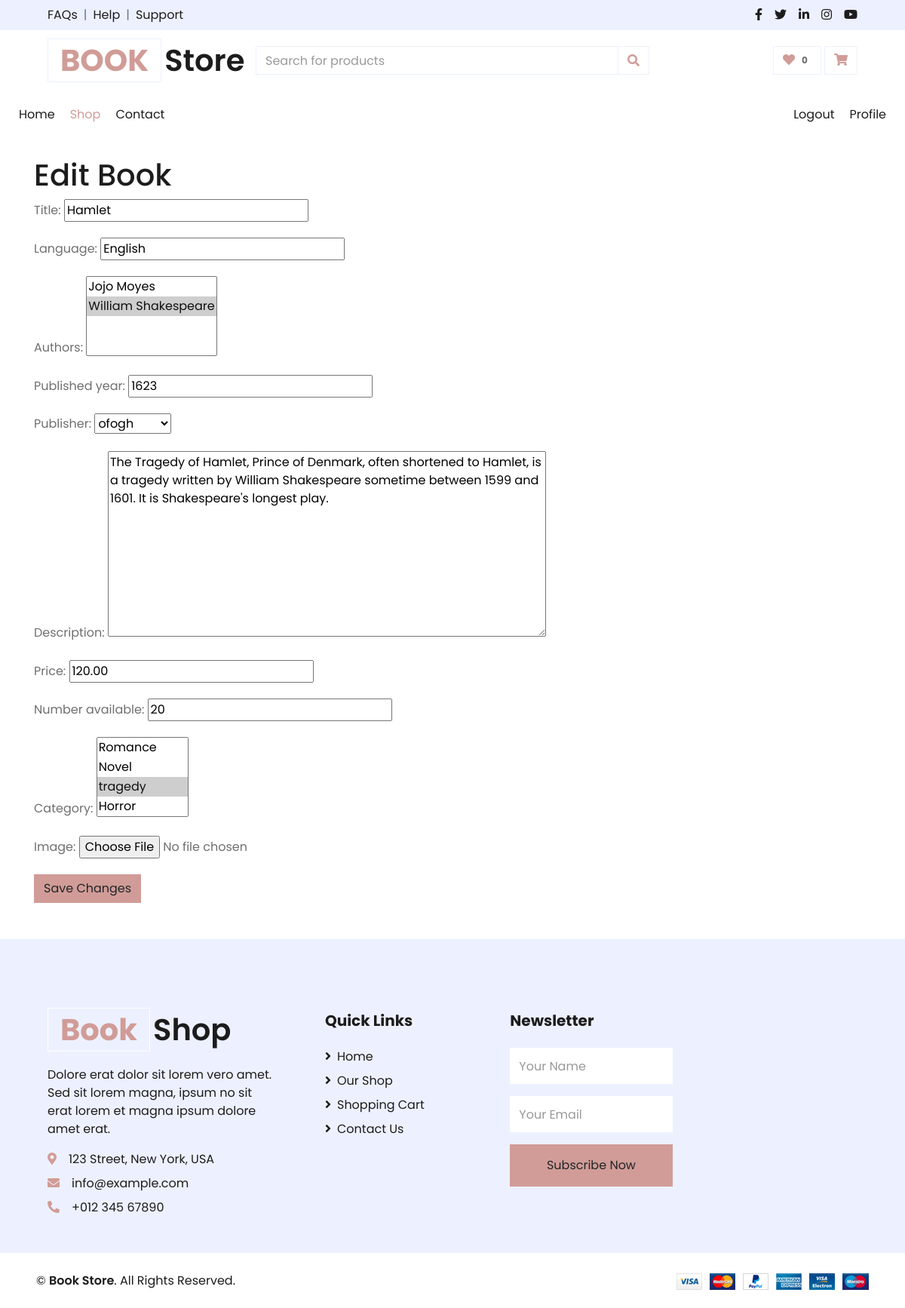
/book/update/1/ (signed in), run on the app's committed database.
### store/models.py (models this page shows, shortened)
class Book(models.Model):
    STATUS_CHOICES=(
        ("A", "Available"),
        ("N","NonExistent")
    )
    title = models.CharField(max_length=200)
    authors = models.ManyToManyField(Author)
    language = models.CharField(max_length= 100)
    publisher = models.ForeignKey(Publisher , on_delete=models.CASCADE)
    published_year = models.IntegerField()
    status = models.CharField(max_length=1, choices=STATUS_CHOICES, default="A")
    description = models.TextField()
    price = models.DecimalField(max_digits=6, decimal_places=2)
    number_available = models.IntegerField()
    category = models.ManyToManyField(Category)
    image = models.ImageField(upload_to='book_images/', null=True, blank=True)
    numofsells = models.PositiveIntegerField(default=0)
    dateofadd=models.DateTimeField(auto_now_add=True)

### store/views.py (the view)
# urls.py: path('update/<int:pk>/', views.BookUpdateView.as_view(), name='update_book'),
class BookUpdateView(PermissionRequiredMixin,UpdateView):
    model = Book
    permission_required = 'store.change_book'
    fields = ['title', 'language','authors','published_year','publisher', 'description','price','number_available','category','image']
    template_name = 'store/update_book.html'
    success_url = reverse_lazy('empbook')

### store/models.py (called while the page is built)
    def __str__(self):
        return self.Authorname

    def __str__(self):
        return self.Categoryname

    def __str__(self):
        return self.Publishername

### store/templates/store/update_book.html (shortened to what this page needs)
{% extends 'core/base.html' %}
{% block content %}
<div class="container mt-4">
  <h1>Edit Book</h1>
  <form method="post">
    {{ form.as_p }}
    <button type="submit" class="btn btn-primary">Save Changes</button>
  </form>
</div>
{% endblock %}

### data on the page
Book: title "Hamlet", language "English", published_year "1623", publisher "ofogh", description "The Tragedy of Hamlet, Prince of Denmark, often shortened to Hamlet, is a tragedy written by William Shakespeare sometime between 1599 and 1601. It is Shakespeare's longest play.", price "120.00", number_available "20"
